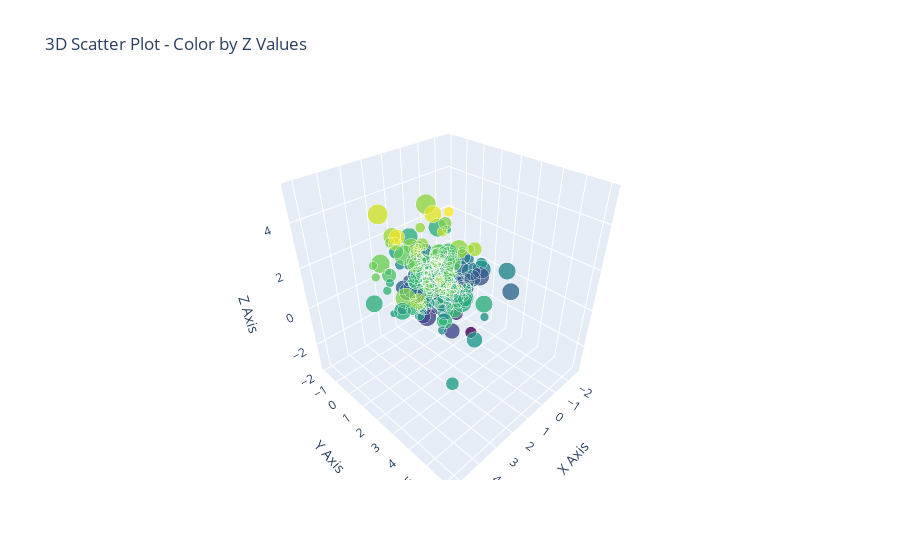
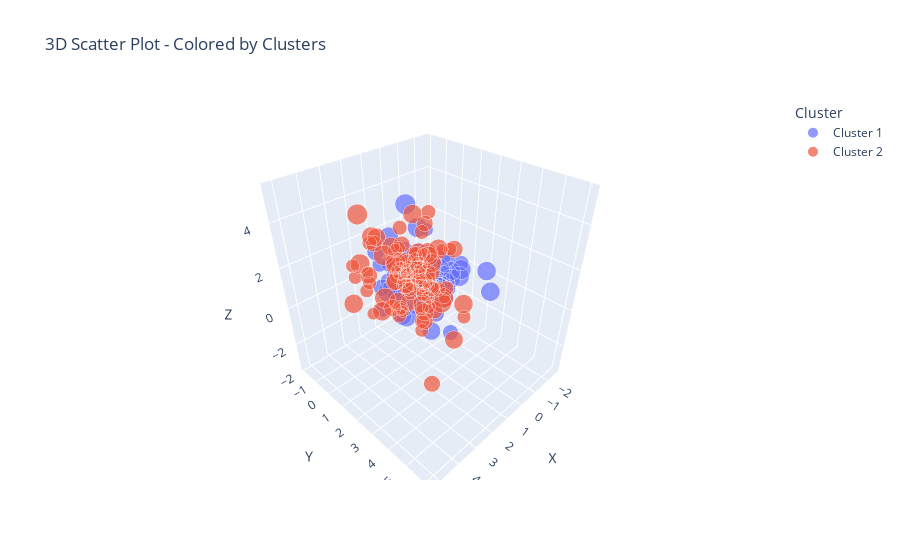

The code cell stored with these charts, in order, in its notebook:
### Markdown cell above
### Q13. Create a 3D scatter plot using Plotly

### Code cell
import plotly.graph_objects as go
import plotly.express as px
import numpy as np
import pandas as pd

# Generate sample 3D data
np.random.seed(42)
n_points = 200

# Create different clusters of data
x1 = np.random.normal(0, 1, n_points//2)
y1 = np.random.normal(0, 1, n_points//2)
z1 = np.random.normal(0, 1, n_points//2)

x2 = np.random.normal(3, 1, n_points//2)
y2 = np.random.normal(3, 1, n_points//2)
z2 = np.random.normal(3, 1, n_points//2)

# Combine data
x = np.concatenate([x1, x2])
y = np.concatenate([y1, y2])
z = np.concatenate([z1, z2])
colors = ['Cluster 1'] * (n_points//2) + ['Cluster 2'] * (n_points//2)
sizes = np.random.randint(5, 15, n_points)

# Method 1: Using graph_objects
fig1 = go.Figure(data=[go.Scatter3d(
    x=x,
    y=y,
    z=z,
    mode='markers',
    marker=dict(
        size=sizes,
        color=z,
        colorscale='Viridis',
        opacity=0.8
    )
)])

fig1.update_layout(
    title='3D Scatter Plot - Color by Z Values',
    scene=dict(
        xaxis_title='X Axis',
        yaxis_title='Y Axis',
        zaxis_title='Z Axis'
    )
)

fig1.show()

# Method 2: Using express
df = pd.DataFrame({
    'X': x,
    'Y': y,
    'Z': z,
    'Cluster': colors,
    'Size': sizes
})

fig2 = px.scatter_3d(df, x='X', y='Y', z='Z', 
                     color='Cluster',
                     size='Size',
                     title='3D Scatter Plot - Colored by Clusters',
                     opacity=0.7)

fig2.show()
